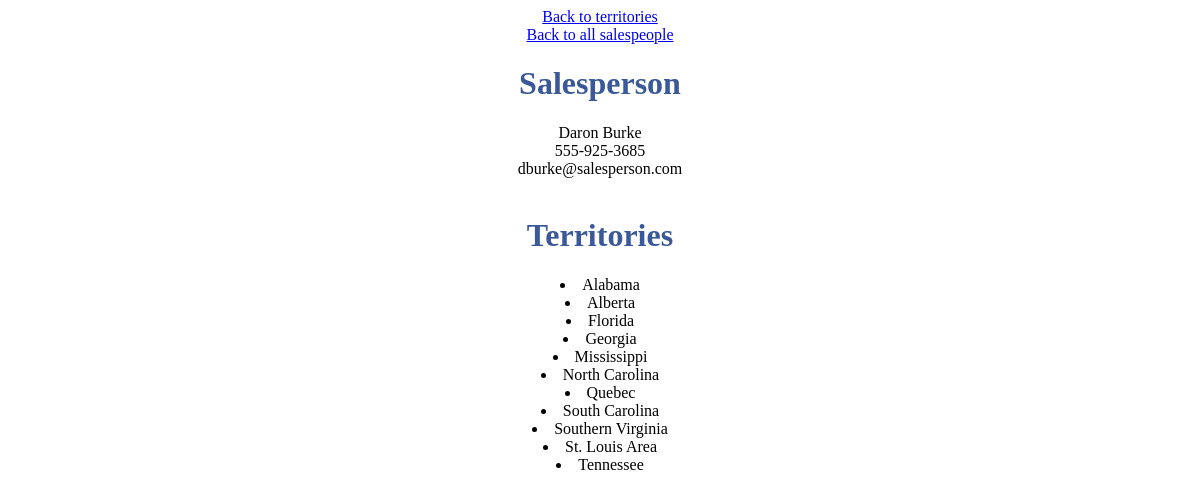
/lab01/salesperson.php?person_id=1, run on the app's committed database.
### tables this page shows
CREATE TABLE `salespeople` (
  `id` int(11) unsigned NOT NULL AUTO_INCREMENT,
  `first_name` varchar(10) DEFAULT NULL,
  `last_name` varchar(9) DEFAULT NULL,
  `phone` varchar(13) DEFAULT NULL,
  `email` varchar(26) DEFAULT NULL,
  PRIMARY KEY (`id`)
);

CREATE TABLE `territories` (
  `id` int(11) DEFAULT NULL,
  `name` varchar(256) DEFAULT NULL,
  `state_id` int(11) DEFAULT NULL,
  `salespeople_ids` varchar(256) DEFAULT NULL,
  `position` int(11) DEFAULT '1'
);

### lab01/private/functions.php (called while the page is built, shortened)
<?php include('initialize.php'); ?>
<?php
  function h($string="") {
    return htmlspecialchars($string);
  }
  function get_all_territories() {
    global $db;
    $sql = "SELECT * FROM territories ORDER BY name ASC";
    $result = mysqli_query($db, $sql);
    return $result;
  }
  function get_salesppl_by_id($id=0) {
    global $db;
    $sql = "SELECT * FROM salespeople WHERE id = $id";
    $result = mysqli_query($db, $sql);
    return $result;
  }
?>

### lab01/salesperson.php (the view, shortened to what this page needs)
<?php
include('includes/header.php');
include('private/functions.php');
?>
<?php
  echo "<div>";
    echo "<a href='territories.php'>";
    echo "Back to territories";
    echo "</a><br>";
    echo "<a href='staff/all_salespeople.php'>";
    echo "Back to all salespeople";
    echo "</a>";
    $person_id = $_GET["person_id"];
    $info = get_salesppl_by_id($person_id);
    $territories_result = get_all_territories();
    while ($person = mysqli_fetch_assoc($info)) {
      echo "<h1>";
        echo "Salesperson";
      echo "</h1>";
      if ($person['id'] == $person_id) {
        echo "<span class=\"information\">" . h($person['first_name']) . " " . h($person['last_name']) . "<br>";
          echo h($person['phone']) . "<br>";
          echo h($person['email']) . "<br>";
        echo "</span><br>";
        echo "<h1>";
          echo "Territories";
        echo "</h1>";
        $terr_result = get_salesterritories_by_salesppl_id($person_id);
        $places = array();
        while ($person = mysqli_fetch_assoc($terr_result)) {
          array_push($places, $person['territories_id']);
        }
        $places_u = array_unique($places);
        while ($territories = mysqli_fetch_assoc($territories_result)) {
          if (in_array($territories['id'], $places_u)) {
            echo "<li><span class=\"area\">" . h($territories['name']) . "</span></li>";
          }
        }
      }
    }
  echo "</div>";
?>
<?php include('includes/footer.php'); ?>

### lab01/includes/styles.css (style rules this page uses)
h1 { color: #3b5998; }
div { text-align: center; }

### data on the page
salespeople: first_name "Daron", last_name "Burke", phone "555-925-3685", email "dburke@salesperson.com"
territories: name "Alabama"
territories: name "Alberta"
territories: name "Florida"
territories: name "Georgia"
territories: name "Mississippi"
territories: name "North Carolina"
territories: name "Quebec"
territories: name "South Carolina"
territories: name "Southern Virginia"
territories: name "St. Louis Area"
territories: name "Tennessee"
